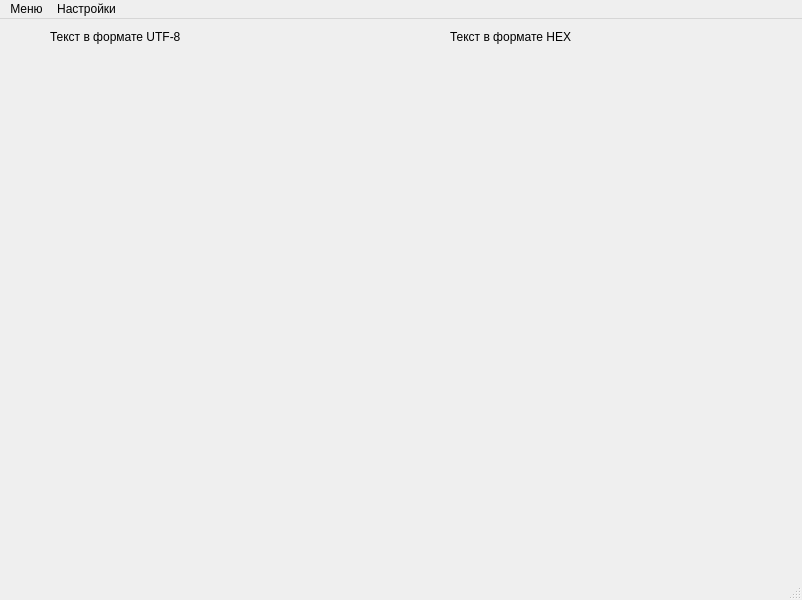
<?xml version="1.0" encoding="UTF-8"?>
<ui version="4.0">
 <class>MainWindow</class>
 <widget class="QMainWindow" name="MainWindow">
  <property name="geometry">
   <rect>
    <x>0</x>
    <y>0</y>
    <width>802</width>
    <height>600</height>
   </rect>
  </property>
  <property name="windowTitle">
   <string>Hex - redactor 1.0</string>
  </property>
  <widget class="QWidget" name="centralwidget">
   <widget class="QLabel" name="label">
    <property name="geometry">
     <rect>
      <x>50</x>
      <y>10</y>
      <width>171</width>
      <height>16</height>
     </rect>
    </property>
    <property name="text">
     <string>Текст в формате UTF-8</string>
    </property>
   </widget>
   <widget class="QLabel" name="label_2">
    <property name="geometry">
     <rect>
      <x>450</x>
      <y>10</y>
      <width>171</width>
      <height>16</height>
     </rect>
    </property>
    <property name="text">
     <string>Текст в формате HEX</string>
    </property>
   </widget>
  </widget>
  <widget class="QMenuBar" name="menubar">
   <property name="geometry">
    <rect>
     <x>0</x>
     <y>0</y>
     <width>802</width>
     <height>21</height>
    </rect>
   </property>
   <widget class="QMenu" name="menu">
    <property name="title">
     <string>Меню</string>
    </property>
    <addaction name="action_3"/>
    <addaction name="action_4"/>
   </widget>
   <widget class="QMenu" name="menu_2">
    <property name="title">
     <string>Настройки</string>
    </property>
    <addaction name="action_2"/>
    <addaction name="action_5"/>
   </widget>
   <addaction name="menu"/>
   <addaction name="menu_2"/>
  </widget>
  <widget class="QStatusBar" name="statusbar"/>
  <action name="action">
   <property name="text">
    <string/>
   </property>
  </action>
  <action name="action_3">
   <property name="icon">
    <iconset theme="save_icon">
     <normaloff>../../.designer/backup</normaloff>../../.designer/backup</iconset>
   </property>
   <property name="text">
    <string>Открыть файл</string>
   </property>
  </action>
  <action name="action_4">
   <property name="text">
    <string>Сохранить файл</string>
   </property>
  </action>
  <action name="action_2">
   <property name="text">
    <string>Изменить цвет фона</string>
   </property>
  </action>
  <action name="action_5">
   <property name="text">
    <string>Изменить шрифт</string>
   </property>
  </action>
  <action name="action_6">
   <property name="text">
    <string>Размер шрифта</string>
   </property>
  </action>
 </widget>
 <resources/>
 <connections/>
</ui>
